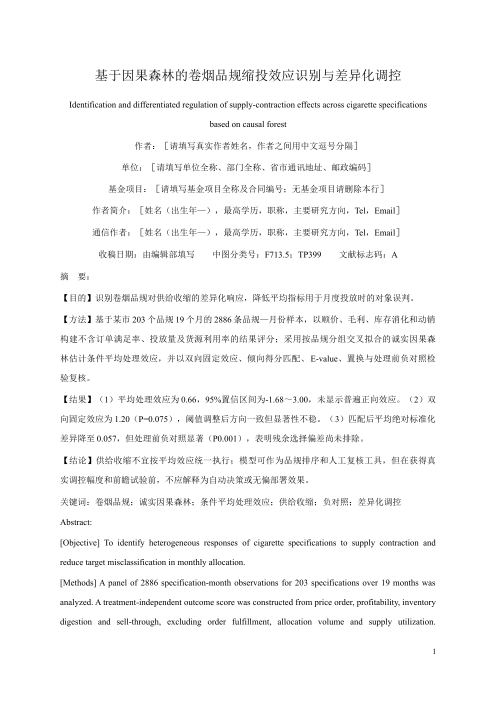
#> input picture Papers2/v18/v18-3/v18-3-3/rendered/pages/page-01.png, 993 x 1404 px (shown at 1/2 size); its folder holds 4 pictures in this run
$ python 07_make_contact_sheets.py
#> lines starting #> are read from the running program, lines starting #| are printed output that depends on the picture
from pathlib import Path
from PIL import Image, ImageDraw

base = Path(__file__).resolve().parents[1] / "rendered" / "pages"
files = sorted(base.glob("page-*.png"), key=lambda p: int(p.stem.split("-")[-1]))
for sheet_no, start in enumerate(range(0, len(files), 12), 1):
    group = files[start:start + 12]
    canvas = Image.new("RGB", (1200, 1600), "#d8dde5")
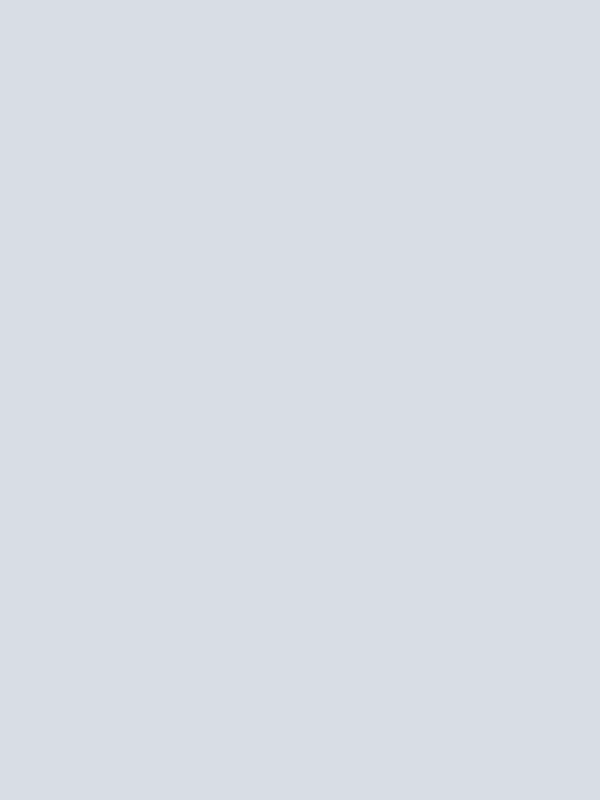
#> canvas: PIL image 1200x1600 RGB (shown at 1/2 size); mean R, G, B 216, 221, 229
    draw = ImageDraw.Draw(canvas)
    for k, path in enumerate(group):
        im = Image.open(path).convert("RGB")
#> im is the input picture: PIL image 993x1404 RGB; min 0, max 255, mean 247.2
        im.thumbnail((280, 480))
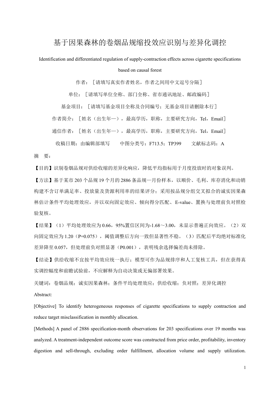
#> im: PIL image 280x396 RGB; min 17, max 255, mean 247
        x = 15 + (k % 4) * 295
        y = 28 + (k // 4) * 520
        canvas.paste(im, (x, y))
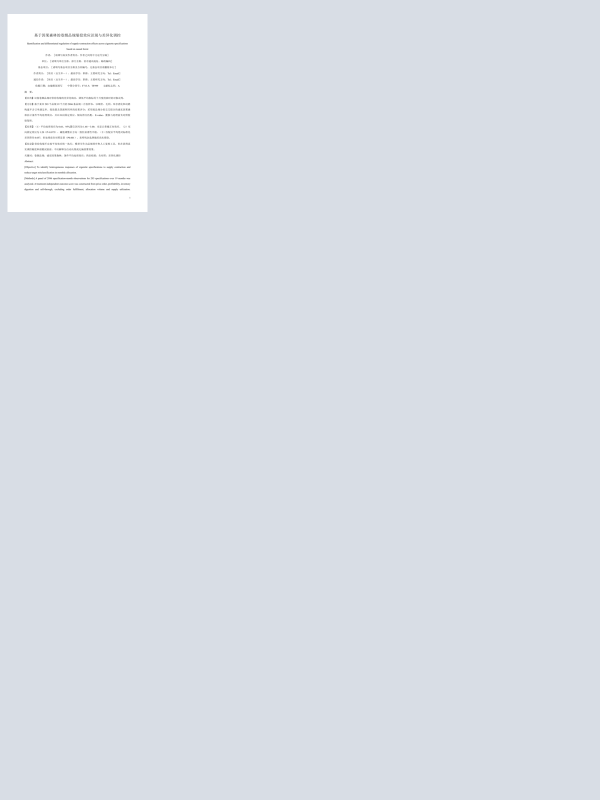
#> canvas: PIL image 1200x1600 RGB (shown at 1/2 size); mean R, G, B 217.8, 222.5, 230
        draw.text((x, 8 + (k // 4) * 520), f"Page {start+k+1}", fill="#111827")
    canvas.save(base / f"contact-{sheet_no}.png", quality=92)
print({"pages": len(files), "sheets": (len(files)+11)//12})

$ run again, on Papers2/v18/v18-3/v18-3-3/rendered/pages/page-02.png
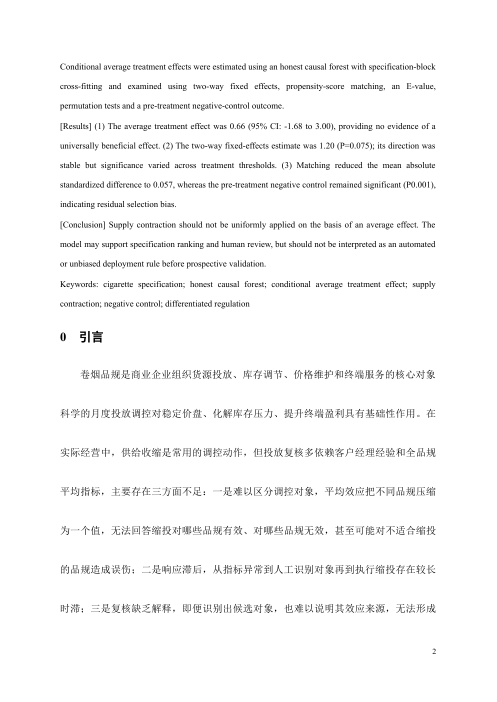
#> input picture Papers2/v18/v18-3/v18-3-3/rendered/pages/page-02.png, 993 x 1404 px (shown at 1/2 size)
#> im is the input picture: PIL image 993x1404 RGB; min 0, max 255, mean 247.7
#> `im.thumbnail((280, 480))`:
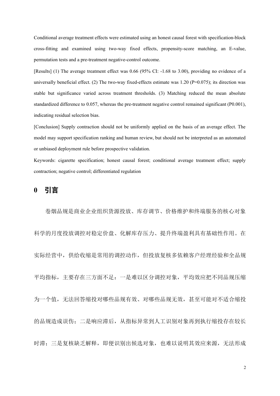
#> im: PIL image 280x396 RGB; min 39, max 255, mean 247.5
#> `canvas.paste(im, (x, y))`:
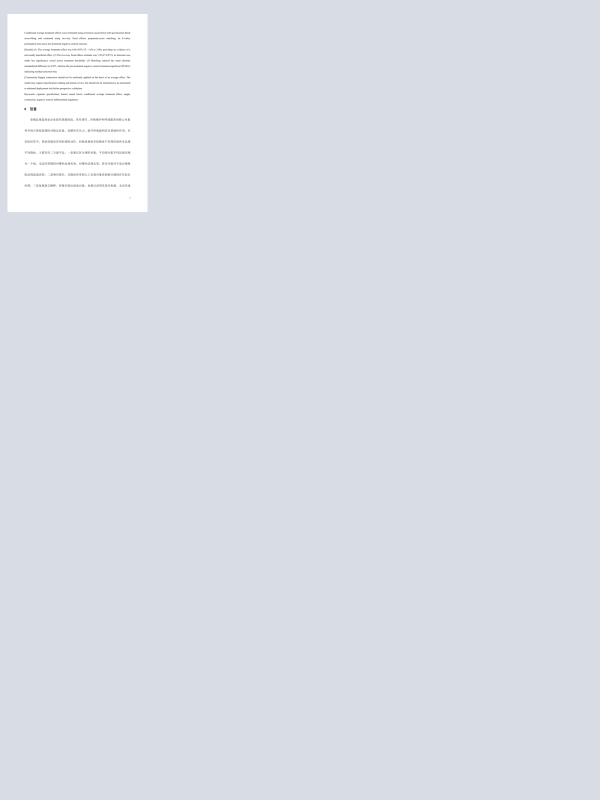
#> canvas: PIL image 1200x1600 RGB (shown at 1/2 size); mean R, G, B 217.8, 222.5, 230.1

$ run again, on Papers2/v18/v18-3/v18-3-3/rendered/pages/page-03.png
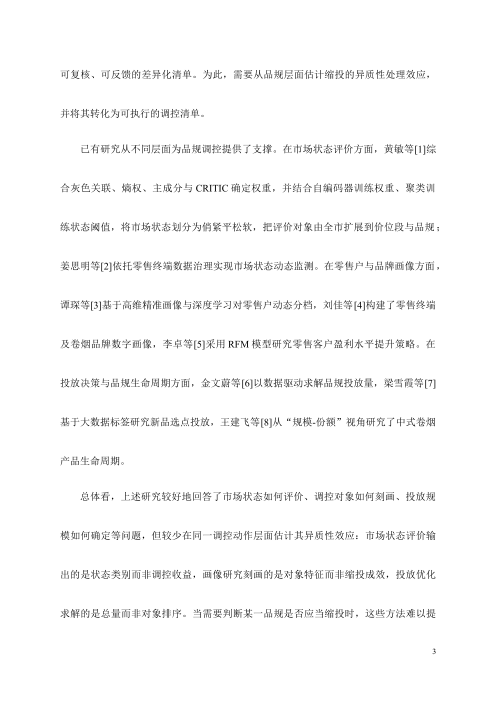
#> input picture Papers2/v18/v18-3/v18-3-3/rendered/pages/page-03.png, 993 x 1404 px (shown at 1/2 size)
#> im is the input picture: PIL image 993x1404 RGB; min 0, max 255, mean 249
#> `im.thumbnail((280, 480))`:
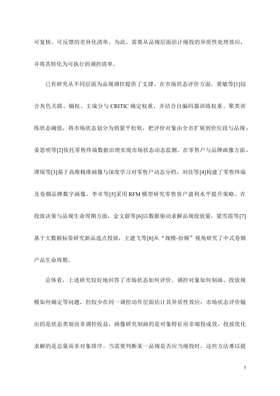
#> im: PIL image 280x396 RGB; min 91, max 255, mean 248.8
#> `canvas.paste(im, (x, y))`:
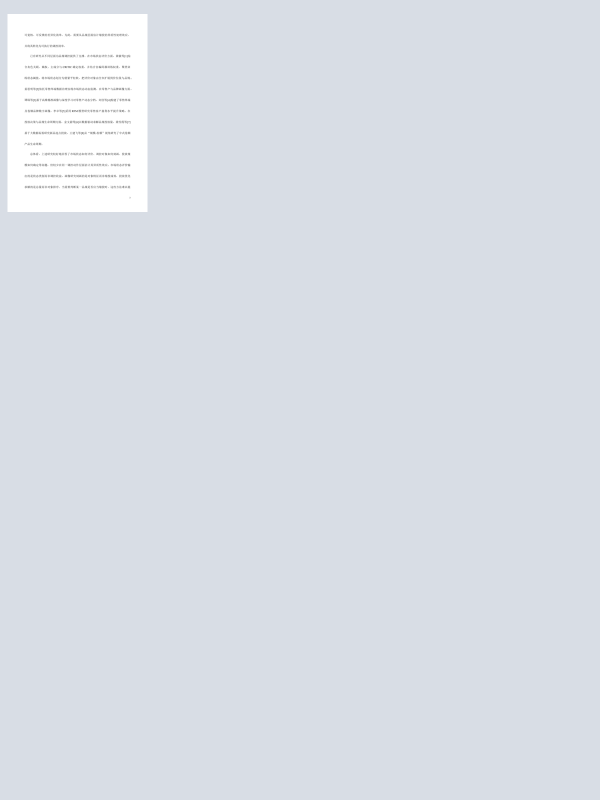
#> canvas: PIL image 1200x1600 RGB (shown at 1/2 size); mean R, G, B 217.9, 222.6, 230.1

$ run again, on Papers2/v18/v18-3/v18-3-3/rendered/pages/page-04.png
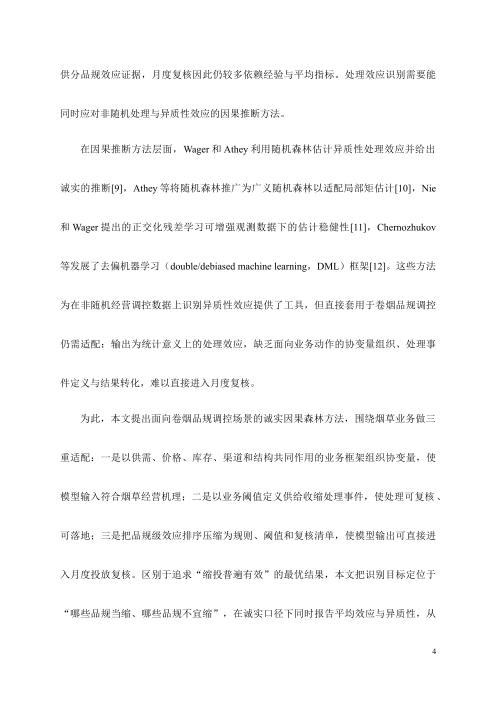
#> input picture Papers2/v18/v18-3/v18-3-3/rendered/pages/page-04.png, 993 x 1404 px (shown at 1/2 size)
#> im is the input picture: PIL image 993x1404 RGB; min 0, max 255, mean 248.8
#> `im.thumbnail((280, 480))`:
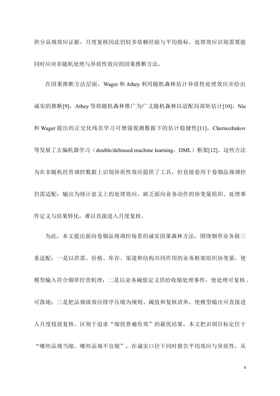
#> im: PIL image 280x396 RGB; min 97, max 255, mean 248.6
#> `canvas.paste(im, (x, y))`:
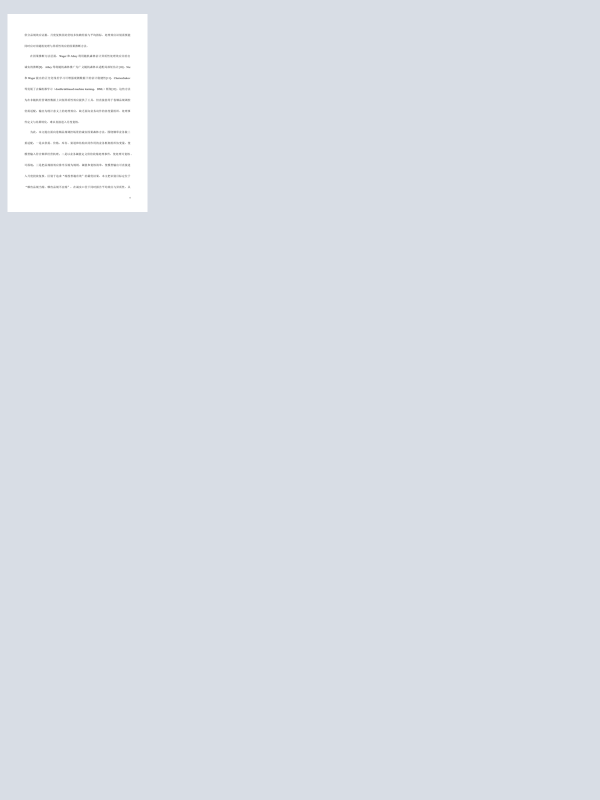
#> canvas: PIL image 1200x1600 RGB (shown at 1/2 size); mean R, G, B 217.9, 222.6, 230.1
